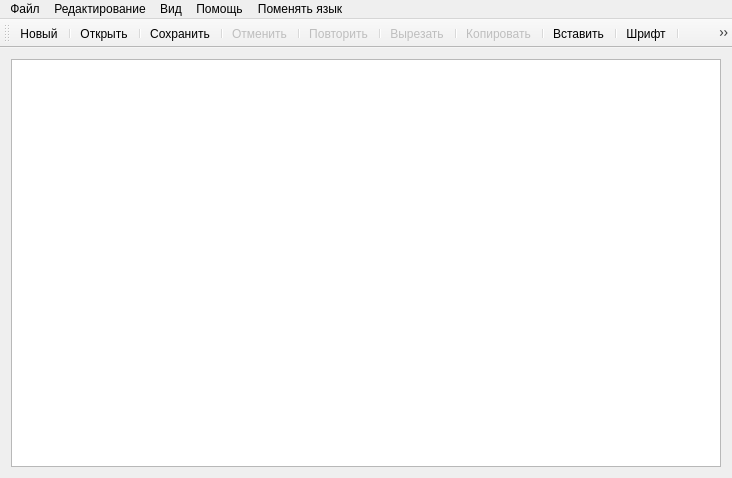
<?xml version="1.0" encoding="UTF-8"?>
<ui version="4.0">
 <class>MainWindow</class>
 <widget class="QMainWindow" name="MainWindow">
  <property name="geometry">
   <rect>
    <x>0</x>
    <y>0</y>
    <width>732</width>
    <height>478</height>
   </rect>
  </property>
  <property name="windowTitle">
   <string>TextEditor</string>
  </property>
  <property name="windowIcon">
   <iconset>
    <normaloff>:/icons/program.png</normaloff>:/icons/program.png</iconset>
  </property>
  <property name="tabShape">
   <enum>QTabWidget::Rounded</enum>
  </property>
  <widget class="QWidget" name="centralWidget">
   <layout class="QHBoxLayout" name="horizontalLayout">
    <item>
     <widget class="QTextEdit" name="textEdit">
      <property name="cursor" stdset="0">
       <cursorShape>IBeamCursor</cursorShape>
      </property>
     </widget>
    </item>
   </layout>
  </widget>
  <widget class="QMenuBar" name="menuBar">
   <property name="geometry">
    <rect>
     <x>0</x>
     <y>0</y>
     <width>732</width>
     <height>22</height>
    </rect>
   </property>
   <widget class="QMenu" name="menu">
    <property name="title">
     <string>Файл</string>
    </property>
    <addaction name="actionNew"/>
    <addaction name="separator"/>
    <addaction name="actionSaveAs"/>
    <addaction name="separator"/>
    <addaction name="actionSave"/>
    <addaction name="separator"/>
    <addaction name="actionOpen"/>
    <addaction name="separator"/>
    <addaction name="actionClose"/>
    <addaction name="separator"/>
    <addaction name="actionExit"/>
    <addaction name="separator"/>
   </widget>
   <widget class="QMenu" name="menu_2">
    <property name="title">
     <string>Вид</string>
    </property>
    <addaction name="actionFont"/>
   </widget>
   <widget class="QMenu" name="menuEdit">
    <property name="title">
     <string>Редактирование</string>
    </property>
    <addaction name="actionCut"/>
    <addaction name="separator"/>
    <addaction name="actionCopy"/>
    <addaction name="separator"/>
    <addaction name="actionPaste"/>
    <addaction name="separator"/>
    <addaction name="actionUndo"/>
    <addaction name="separator"/>
    <addaction name="actionRedo"/>
    <addaction name="separator"/>
   </widget>
   <widget class="QMenu" name="menuHelp">
    <property name="title">
     <string>Помощь</string>
    </property>
    <addaction name="actionAbout"/>
    <addaction name="separator"/>
    <addaction name="actionAboutQt"/>
    <addaction name="separator"/>
   </widget>
   <widget class="QMenu" name="menu_3">
    <property name="title">
     <string>Поменять язык</string>
    </property>
    <addaction name="changeRu"/>
    <addaction name="separator"/>
    <addaction name="changeEn"/>
    <addaction name="separator"/>
   </widget>
   <addaction name="menu"/>
   <addaction name="menuEdit"/>
   <addaction name="menu_2"/>
   <addaction name="menuHelp"/>
   <addaction name="menu_3"/>
  </widget>
  <widget class="QToolBar" name="mainToolBar">
   <attribute name="toolBarArea">
    <enum>TopToolBarArea</enum>
   </attribute>
   <attribute name="toolBarBreak">
    <bool>false</bool>
   </attribute>
   <addaction name="actionNew"/>
   <addaction name="separator"/>
   <addaction name="actionOpen"/>
   <addaction name="separator"/>
   <addaction name="actionSave"/>
   <addaction name="separator"/>
   <addaction name="actionUndo"/>
   <addaction name="separator"/>
   <addaction name="actionRedo"/>
   <addaction name="separator"/>
   <addaction name="actionCut"/>
   <addaction name="separator"/>
   <addaction name="actionCopy"/>
   <addaction name="separator"/>
   <addaction name="actionPaste"/>
   <addaction name="separator"/>
   <addaction name="actionFont"/>
   <addaction name="separator"/>
   <addaction name="actionClose"/>
   <addaction name="separator"/>
   <addaction name="actionExit"/>
   <addaction name="separator"/>
   <addaction name="actionAboutQt"/>
   <addaction name="separator"/>
   <addaction name="actionAbout"/>
  </widget>
  <action name="actionNew">
   <property name="icon">
    <iconset resource="icons.qrc">
     <normaloff>:/icons/new.jpg.png</normaloff>:/icons/new.jpg.png</iconset>
   </property>
   <property name="text">
    <string>Новый</string>
   </property>
   <property name="toolTip">
    <string>Создать новый документ</string>
   </property>
   <property name="shortcut">
    <string>Meta+N</string>
   </property>
  </action>
  <action name="actionClose">
   <property name="icon">
    <iconset resource="icons.qrc">
     <normaloff>:/icons/img_567786.png</normaloff>:/icons/img_567786.png</iconset>
   </property>
   <property name="text">
    <string>Закрыть</string>
   </property>
   <property name="toolTip">
    <string>Закрыть текущее окно</string>
   </property>
   <property name="shortcut">
    <string>Meta+W</string>
   </property>
  </action>
  <action name="actionExit">
   <property name="icon">
    <iconset resource="icons.qrc">
     <normaloff>:/icons/interior-decor-fire-safety-signs-98155-lg.png</normaloff>:/icons/interior-decor-fire-safety-signs-98155-lg.png</iconset>
   </property>
   <property name="text">
    <string>Выход</string>
   </property>
   <property name="toolTip">
    <string>Завершить работу</string>
   </property>
  </action>
  <action name="actionFont">
   <property name="icon">
    <iconset resource="icons.qrc">
     <normaloff>:/icons/j.jpeg</normaloff>:/icons/j.jpeg</iconset>
   </property>
   <property name="text">
    <string>Шрифт</string>
   </property>
   <property name="toolTip">
    <string>Шрифт</string>
   </property>
  </action>
  <action name="actionUndo">
   <property name="enabled">
    <bool>false</bool>
   </property>
   <property name="icon">
    <iconset resource="icons.qrc">
     <normaloff>:/icons/462a93cfa9320fdf01f81f7f53609c38.png</normaloff>:/icons/462a93cfa9320fdf01f81f7f53609c38.png</iconset>
   </property>
   <property name="text">
    <string>Отменить</string>
   </property>
   <property name="toolTip">
    <string>Отмена последнего действия</string>
   </property>
   <property name="shortcut">
    <string>Meta+Z</string>
   </property>
  </action>
  <action name="actionRedo">
   <property name="enabled">
    <bool>false</bool>
   </property>
   <property name="icon">
    <iconset resource="icons.qrc">
     <normaloff>:/icons/img_428417.png</normaloff>:/icons/img_428417.png</iconset>
   </property>
   <property name="text">
    <string>Повторить</string>
   </property>
   <property name="toolTip">
    <string>Повтор последнего действия</string>
   </property>
   <property name="shortcut">
    <string>Meta+Y</string>
   </property>
  </action>
  <action name="actionPaste">
   <property name="icon">
    <iconset resource="icons.qrc">
     <normaloff>:/icons/paste-special.png</normaloff>:/icons/paste-special.png</iconset>
   </property>
   <property name="text">
    <string>Вставить</string>
   </property>
   <property name="toolTip">
    <string>Вставить</string>
   </property>
   <property name="shortcut">
    <string>Meta+V</string>
   </property>
  </action>
  <action name="actionCut">
   <property name="enabled">
    <bool>false</bool>
   </property>
   <property name="icon">
    <iconset resource="icons.qrc">
     <normaloff>:/icons/1024px-Edit-cut.svg.png</normaloff>:/icons/1024px-Edit-cut.svg.png</iconset>
   </property>
   <property name="text">
    <string>Вырезать</string>
   </property>
   <property name="toolTip">
    <string>Вырезать</string>
   </property>
   <property name="shortcut">
    <string>Meta+X</string>
   </property>
  </action>
  <action name="actionCopy">
   <property name="enabled">
    <bool>false</bool>
   </property>
   <property name="icon">
    <iconset resource="icons.qrc">
     <normaloff>:/icons/i.jpeg</normaloff>:/icons/i.jpeg</iconset>
   </property>
   <property name="text">
    <string>Копировать</string>
   </property>
   <property name="toolTip">
    <string>Копировать</string>
   </property>
   <property name="shortcut">
    <string>Meta+C</string>
   </property>
  </action>
  <action name="actionAbout">
   <property name="icon">
    <iconset resource="icons.qrc">
     <normaloff>:/icons/1024px-Infobox_info_icon.svg.png</normaloff>:/icons/1024px-Infobox_info_icon.svg.png</iconset>
   </property>
   <property name="text">
    <string>О программе</string>
   </property>
   <property name="toolTip">
    <string>О программе</string>
   </property>
  </action>
  <action name="actionAboutQt">
   <property name="icon">
    <iconset resource="icons.qrc">
     <normaloff>:/icons/qt_logo_green_rgb_whitespace.png</normaloff>:/icons/qt_logo_green_rgb_whitespace.png</iconset>
   </property>
   <property name="text">
    <string>О Qt</string>
   </property>
   <property name="toolTip">
    <string>О Qt</string>
   </property>
  </action>
  <action name="actionOpen">
   <property name="icon">
    <iconset resource="icons.qrc">
     <normaloff>:/icons/835643_folder_512x512.png</normaloff>:/icons/835643_folder_512x512.png</iconset>
   </property>
   <property name="text">
    <string>Открыть...</string>
   </property>
   <property name="toolTip">
    <string>Открыть документ</string>
   </property>
   <property name="shortcut">
    <string>Meta+O</string>
   </property>
  </action>
  <action name="actionSave">
   <property name="icon">
    <iconset resource="icons.qrc">
     <normaloff>:/icons/09c3c1eb6af10363d72fc68a9aee9393.png</normaloff>:/icons/09c3c1eb6af10363d72fc68a9aee9393.png</iconset>
   </property>
   <property name="text">
    <string>Сохранить...</string>
   </property>
   <property name="toolTip">
    <string>Сохранить документ</string>
   </property>
   <property name="shortcut">
    <string>Meta+S</string>
   </property>
  </action>
  <action name="actionSaveAs">
   <property name="icon">
    <iconset resource="icons.qrc">
     <normaloff>:/icons/document-save-all.png</normaloff>:/icons/document-save-all.png</iconset>
   </property>
   <property name="text">
    <string>Сохранить как...</string>
   </property>
   <property name="toolTip">
    <string>Сохранить документ как</string>
   </property>
   <property name="shortcut">
    <string>Meta+Shift+S</string>
   </property>
  </action>
  <action name="changeRu">
   <property name="text">
    <string>Русский</string>
   </property>
  </action>
  <action name="changeEn">
   <property name="text">
    <string>Английский</string>
   </property>
  </action>
  <action name="changeFr">
   <property name="text">
    <string>Французский</string>
   </property>
  </action>
 </widget>
 <layoutdefault spacing="6" margin="11"/>
 <resources>
  <include location="icons.qrc"/>
 </resources>
 <connections>
  <connection>
   <sender>textEdit</sender>
   <signal>textChanged()</signal>
   <receiver>MainWindow</receiver>
   <slot>documentModified()</slot>
   <hints>
    <hint type="sourcelabel">
     <x>308</x>
     <y>200</y>
    </hint>
    <hint type="destinationlabel">
     <x>337</x>
     <y>277</y>
    </hint>
   </hints>
  </connection>
  <connection>
   <sender>actionCut</sender>
   <signal>triggered()</signal>
   <receiver>textEdit</receiver>
   <slot>cut()</slot>
   <hints>
    <hint type="sourcelabel">
     <x>-1</x>
     <y>-1</y>
    </hint>
    <hint type="destinationlabel">
     <x>199</x>
     <y>156</y>
    </hint>
   </hints>
  </connection>
  <connection>
   <sender>actionCopy</sender>
   <signal>triggered()</signal>
   <receiver>textEdit</receiver>
   <slot>copy()</slot>
   <hints>
    <hint type="sourcelabel">
     <x>-1</x>
     <y>-1</y>
    </hint>
    <hint type="destinationlabel">
     <x>199</x>
     <y>156</y>
    </hint>
   </hints>
  </connection>
  <connection>
   <sender>actionPaste</sender>
   <signal>triggered()</signal>
   <receiver>textEdit</receiver>
   <slot>paste()</slot>
   <hints>
    <hint type="sourcelabel">
     <x>-1</x>
     <y>-1</y>
    </hint>
    <hint type="destinationlabel">
     <x>199</x>
     <y>156</y>
    </hint>
   </hints>
  </connection>
  <connection>
   <sender>actionUndo</sender>
   <signal>triggered()</signal>
   <receiver>textEdit</receiver>
   <slot>undo()</slot>
   <hints>
    <hint type="sourcelabel">
     <x>-1</x>
     <y>-1</y>
    </hint>
    <hint type="destinationlabel">
     <x>199</x>
     <y>156</y>
    </hint>
   </hints>
  </connection>
  <connection>
   <sender>actionRedo</sender>
   <signal>triggered()</signal>
   <receiver>textEdit</receiver>
   <slot>redo()</slot>
   <hints>
    <hint type="sourcelabel">
     <x>-1</x>
     <y>-1</y>
    </hint>
    <hint type="destinationlabel">
     <x>199</x>
     <y>156</y>
    </hint>
   </hints>
  </connection>
  <connection>
   <sender>textEdit</sender>
   <signal>copyAvailable(bool)</signal>
   <receiver>actionCopy</receiver>
   <slot>setEnabled(bool)</slot>
   <hints>
    <hint type="sourcelabel">
     <x>199</x>
     <y>156</y>
    </hint>
    <hint type="destinationlabel">
     <x>-1</x>
     <y>-1</y>
    </hint>
   </hints>
  </connection>
  <connection>
   <sender>textEdit</sender>
   <signal>copyAvailable(bool)</signal>
   <receiver>actionCut</receiver>
   <slot>setEnabled(bool)</slot>
   <hints>
    <hint type="sourcelabel">
     <x>199</x>
     <y>156</y>
    </hint>
    <hint type="destinationlabel">
     <x>-1</x>
     <y>-1</y>
    </hint>
   </hints>
  </connection>
  <connection>
   <sender>textEdit</sender>
   <signal>undoAvailable(bool)</signal>
   <receiver>actionUndo</receiver>
   <slot>setEnabled(bool)</slot>
   <hints>
    <hint type="sourcelabel">
     <x>199</x>
     <y>156</y>
    </hint>
    <hint type="destinationlabel">
     <x>-1</x>
     <y>-1</y>
    </hint>
   </hints>
  </connection>
  <connection>
   <sender>textEdit</sender>
   <signal>redoAvailable(bool)</signal>
   <receiver>actionRedo</receiver>
   <slot>setEnabled(bool)</slot>
   <hints>
    <hint type="sourcelabel">
     <x>199</x>
     <y>156</y>
    </hint>
    <hint type="destinationlabel">
     <x>-1</x>
     <y>-1</y>
    </hint>
   </hints>
  </connection>
  <connection>
   <sender>actionSave</sender>
   <signal>triggered()</signal>
   <receiver>MainWindow</receiver>
   <slot>saveFile()</slot>
   <hints>
    <hint type="sourcelabel">
     <x>-1</x>
     <y>-1</y>
    </hint>
    <hint type="destinationlabel">
     <x>199</x>
     <y>149</y>
    </hint>
   </hints>
  </connection>
  <connection>
   <sender>actionSaveAs</sender>
   <signal>triggered()</signal>
   <receiver>MainWindow</receiver>
   <slot>saveFileAs()</slot>
   <hints>
    <hint type="sourcelabel">
     <x>-1</x>
     <y>-1</y>
    </hint>
    <hint type="destinationlabel">
     <x>199</x>
     <y>149</y>
    </hint>
   </hints>
  </connection>
 </connections>
 <slots>
  <slot>documentModified()</slot>
  <slot>saveFile()</slot>
  <slot>saveFileAs()</slot>
 </slots>
</ui>
